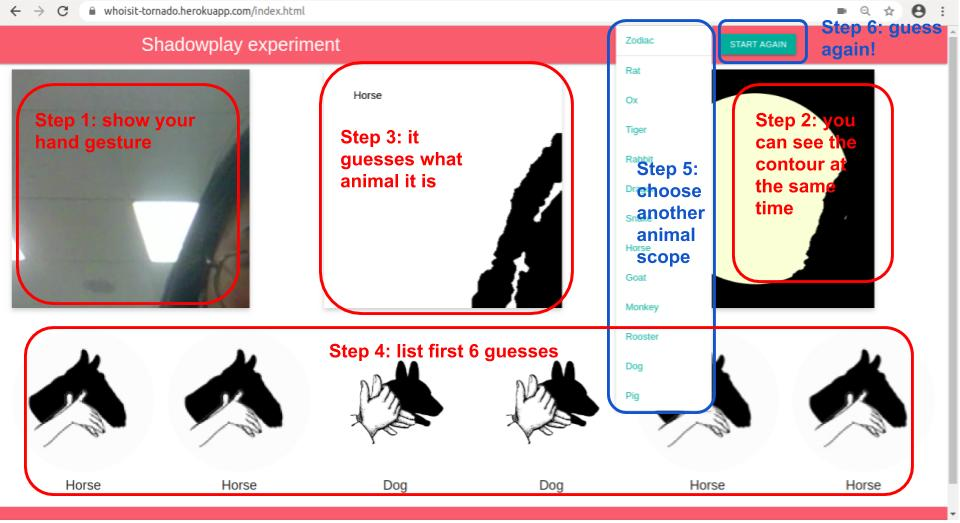
#> input picture User_Guide.jpg, 960 x 523 px, given in place of the camera
$ python imageprocess.py   (older library calls are emulated)
#> lines starting #> are read from the running program, lines starting #| are printed output that depends on the picture; after the words box and inside, x2 and y2 are one past the last pixel; in counts of white or black regions, pixels touching at a corner belong together
#> further down, frame is the input picture: shape (523, 960, 3); mean B, G, R 192.4, 191.9, 210.3
import cv2
import numpy as np
import math
import matplotlib.pyplot as plt
import random


# [6 lines left out: function alter, not called in this run]


def point_sqrdist(p0, p1):
    return (p0[0] - p1[0])**2 + (p0[1] - p1[1])**2


def point_dist(p0, p1):
    return math.sqrt((p0[0] - p1[0])**2 + (p0[1] - p1[1])**2)


def interpolate_point(p0, p1, alpha):
    return (p0[0] * (1 - alpha) + p1[0] * (alpha), p0[1] * (1 - alpha) + p1[1] * (alpha))


def point_radian(p0, p1):
    return math.atan2(p0[1] - p1[1], p0[0] - p1[0])


# [67 lines left out: functions radian_diff, re_contour, get_polar_stat, get_contour_from_polar_stat, not called in this run]


def extract_contour(image):
    if image.dtype is not np.uint8:
        image = image.astype(np.uint8)
    im2, contours, hierarchy = cv2.findContours(image, cv2.RETR_LIST, cv2.CHAIN_APPROX_NONE)
    # contours, hierarchy = cv2.findContours(image, cv2.RETR_LIST, cv2.CHAIN_APPROX_NONE)
    largest = None
    c_size = 0
    for i in range(len(contours)):
        if c_size < len(contours[i]):
            c_size = len(contours[i])
            largest = contours[i]
    return largest


def blur(raw):
    if raw.shape[2] >= 3:
        raw = cv2.cvtColor(raw, cv2.COLOR_RGB2GRAY)
    raw = cv2.blur(raw, (7, 7))
    return raw


def process_raw(raw, size, sx, sy, ex, ey, flip=True):
#> called with size = (640, 480), sx = 0, sy = 0, flip = True
    if ex is None or ey is None:
        ex = raw.shape[1]
#> ex = 960
        ey = raw.shape[0]
#> ey = 523
    raw = raw[sy: ey, sx: ex]
    if flip:
        raw = cv2.flip(raw, 1)
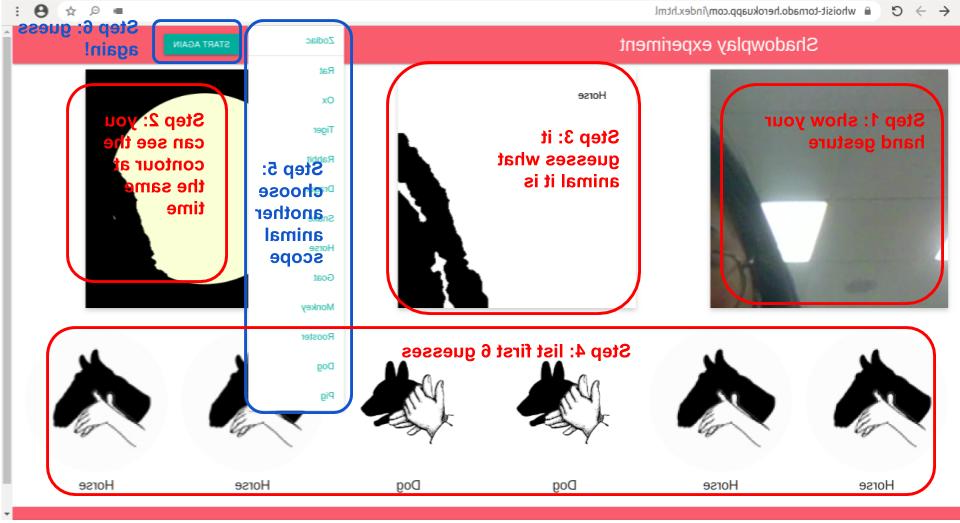
#> raw: shape (523, 960, 3); mean B, G, R 192.4, 191.9, 210.3
    raw = cv2.resize(raw, size)
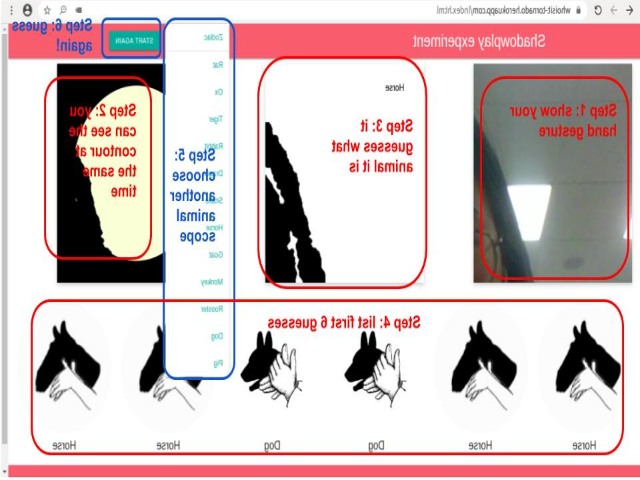
#> raw: shape (480, 640, 3); mean B, G, R 192.3, 191.9, 210.2
    raw = blur(raw)
#> in blur, `raw = cv2.cvtColor(raw, cv2.COLOR_RGB2GRAY)`:
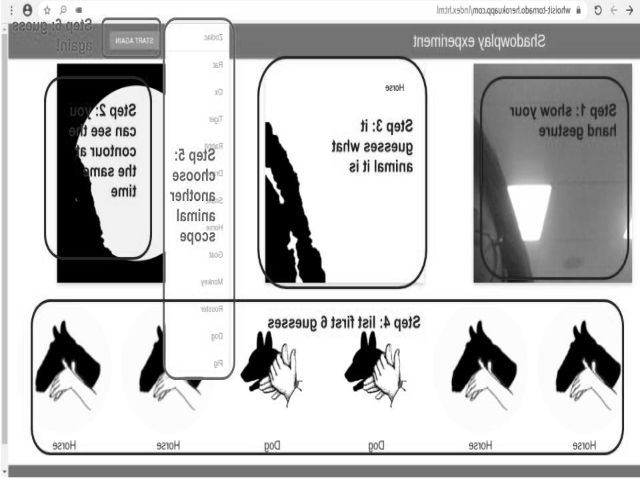
#> raw: shape (480, 640); min 0, max 255, mean 194.1
#> in blur, `raw = cv2.blur(raw, (7, 7))`:
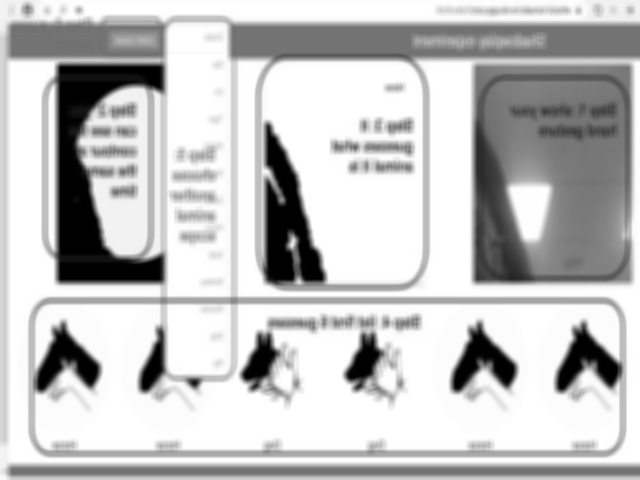
#> raw: shape (480, 640); min 0, max 255, mean 194
    ret, result = cv2.threshold(raw, 120, 255, cv2.THRESH_BINARY)
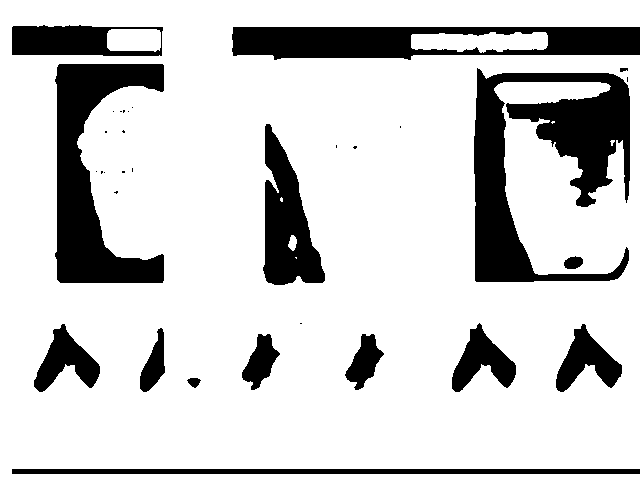
#> result: shape (480, 640); 80.8% white; 33 black regions (18 under 20 px), largest, box (x1, y1, x2, y2) and area: (474, 68, 630, 282) 16215, (55, 64, 164, 283) 11479, (232, 27, 640, 60) 9619
    return result


def normalize_distance(r):
    return r / np.mean(r)


def normalize_distance_delta_theta(r, t):
    return r, t * r


def draw_contour(canvas, contour, wnd_name):
    if contour is None:
        return
    cv2.drawContours(canvas, [contour], 0, (0, 255, 0), 3)
    cv2.imshow(wnd_name, canvas)


sx = 0
sy = 0
ex = None
ey = None


# [8 lines left out: function on_mouse, not called in this run]


if __name__ == '__main__':

    print("Generator: 'q' to quit.")
    cv2.namedWindow("raw")
    cv2.setMouseCallback("raw", on_mouse)

    source = cv2.VideoCapture(0)
    key = None
    while key != ord('q'):

        ret, frame = source.read()
        cv2.imshow("raw", frame)
        processed = process_raw(frame, (640, 480), sx, sy, ex, ey)
        contour = extract_contour(255 - processed)
#> in extract_contour, `image = image.astype(np.uint8)`: image: shape (480, 640); 19.2% white; 33 white regions (18 under 20 px)
#> in extract_contour, `im2, contours, hierarchy = cv2.findContours(image, cv2.RETR_LIST, cv2...`: contours = 40 contours, 22 with area under 20; largest, box (x1, y1, x2, y2) and area: (474, 68, 630, 282) 15466, (232, 27, 640, 60) 11406, (55, 64, 164, 283) 11104, (263, 124, 325, 285) 5437, (12, 25, 163, 56) 4157
#> the loop in extract_contour, `for i in range(len(contours)):` made 40 passes
#> c_size on passes 1, 35: 1262, 1549
#> after the loop in extract_contour, `for i in range(len(contours)):`: c_size = 1549; largest = contour of 1549 points, box (x1, y1, x2, y2) (474, 68, 630, 282), area 15466
#> contour has the same summary as largest in extract_contour

        draw = cv2.cvtColor(processed, cv2.COLOR_GRAY2RGB)
        draw_contour(draw, contour, "contour")
#> in draw_contour, `cv2.drawContours(canvas, [contour], 0, (0, 255, 0), 3)`:
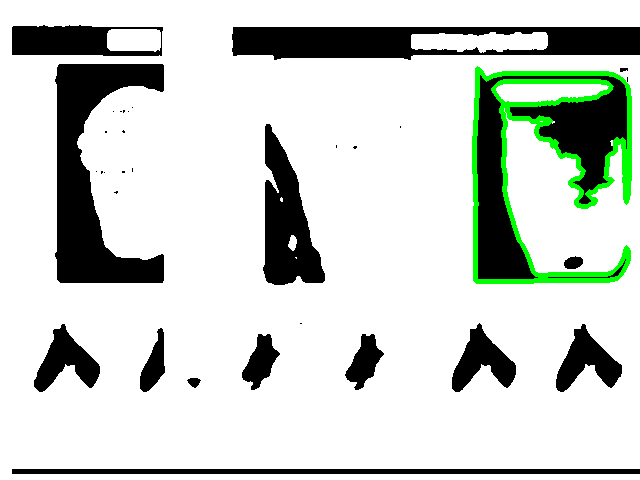
#> canvas: shape (480, 640, 3); mean B, G, R 203.5, 209.8, 203.5

        if key == ord('c'):
            eqi_length = re_contour(contour, 256)
            r, t = get_polar_stat(eqi_length)
            r = normalize_distance(r) * 100
            r, t = alter(r, t)
            contour_gen = get_contour_from_polar_stat(r, t, (320, 240))
            draw_contour(np.zeros((480, 640, 3), dtype=np.uint8), contour_gen, "gen")

            plt.plot(range(256), r, t * r * 10)
            plt.show()

        key = cv2.waitKey(1)
#> (key q is pressed here)

    source.release()
